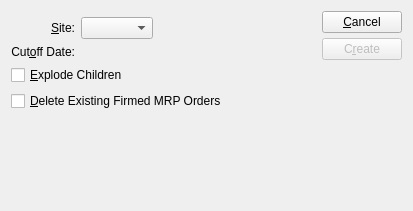
<?xml version="1.0" encoding="UTF-8"?>
<ui version="4.0">
 <comment>This file is part of the xTuple ERP: PostBooks Edition, a free and
open source Enterprise Resource Planning software suite,
Copyright (c) 1999-2018 by OpenMFG LLC, d/b/a xTuple.
It is licensed to you under the Common Public Attribution License
version 1.0, the full text of which (including xTuple-specific Exhibits)
is available at www.xtuple.com/CPAL.  By using this software, you agree
to be bound by its terms.</comment>
 <class>createPlannedOrdersByItem</class>
 <widget class="QDialog" name="createPlannedOrdersByItem">
  <property name="geometry">
   <rect>
    <x>0</x>
    <y>0</y>
    <width>413</width>
    <height>211</height>
   </rect>
  </property>
  <property name="windowTitle">
   <string>Run MRP by Item</string>
  </property>
  <layout class="QHBoxLayout">
   <item>
    <layout class="QVBoxLayout">
     <property name="spacing">
      <number>0</number>
     </property>
     <item>
      <layout class="QVBoxLayout">
       <item>
        <widget class="ItemCluster" name="_item">
         <property name="focusPolicy">
          <enum>Qt::StrongFocus</enum>
         </property>
        </widget>
       </item>
       <item>
        <layout class="QHBoxLayout">
         <item>
          <layout class="QGridLayout">
           <item row="0" column="0">
            <widget class="QLabel" name="_warehouseLit">
             <property name="text">
              <string>&amp;Site:</string>
             </property>
             <property name="alignment">
              <set>Qt::AlignRight|Qt::AlignTrailing|Qt::AlignVCenter</set>
             </property>
             <property name="margin">
              <number>2</number>
             </property>
             <property name="buddy">
              <cstring>_warehouse</cstring>
             </property>
            </widget>
           </item>
           <item row="0" column="1">
            <layout class="QHBoxLayout">
             <property name="spacing">
              <number>0</number>
             </property>
             <property name="margin">
              <number>0</number>
             </property>
             <item>
              <widget class="WComboBox" name="_warehouse">
               <property name="enabled">
                <bool>true</bool>
               </property>
              </widget>
             </item>
             <item>
              <spacer>
               <property name="orientation">
                <enum>Qt::Horizontal</enum>
               </property>
               <property name="sizeType">
                <enum>QSizePolicy::Preferred</enum>
               </property>
               <property name="sizeHint" stdset="0">
                <size>
                 <width>20</width>
                 <height>0</height>
                </size>
               </property>
              </spacer>
             </item>
            </layout>
           </item>
           <item row="1" column="0">
            <widget class="QLabel" name="_cutOffDateLit">
             <property name="text">
              <string>Cut&amp;off Date:</string>
             </property>
             <property name="alignment">
              <set>Qt::AlignRight|Qt::AlignTrailing|Qt::AlignVCenter</set>
             </property>
             <property name="margin">
              <number>2</number>
             </property>
             <property name="buddy">
              <cstring>_cutOffDate</cstring>
             </property>
            </widget>
           </item>
           <item row="1" column="1">
            <widget class="DLineEdit" name="_cutOffDate">
             <property name="sizePolicy">
              <sizepolicy hsizetype="Preferred" vsizetype="Fixed">
               <horstretch>0</horstretch>
               <verstretch>0</verstretch>
              </sizepolicy>
             </property>
             <property name="maximumSize">
              <size>
               <width>100</width>
               <height>32767</height>
              </size>
             </property>
            </widget>
           </item>
          </layout>
         </item>
         <item>
          <spacer>
           <property name="orientation">
            <enum>Qt::Horizontal</enum>
           </property>
           <property name="sizeType">
            <enum>QSizePolicy::Expanding</enum>
           </property>
           <property name="sizeHint" stdset="0">
            <size>
             <width>20</width>
             <height>20</height>
            </size>
           </property>
          </spacer>
         </item>
        </layout>
       </item>
       <item>
        <widget class="XCheckBox" name="_explodeChildren">
         <property name="text">
          <string>&amp;Explode Children</string>
         </property>
        </widget>
       </item>
       <item>
        <widget class="XCheckBox" name="_deleteFirmed">
         <property name="text">
          <string>&amp;Delete Existing Firmed MRP Orders</string>
         </property>
        </widget>
       </item>
      </layout>
     </item>
     <item>
      <spacer>
       <property name="orientation">
        <enum>Qt::Vertical</enum>
       </property>
       <property name="sizeType">
        <enum>QSizePolicy::Expanding</enum>
       </property>
       <property name="sizeHint" stdset="0">
        <size>
         <width>20</width>
         <height>16</height>
        </size>
       </property>
      </spacer>
     </item>
    </layout>
   </item>
   <item>
    <layout class="QVBoxLayout">
     <property name="spacing">
      <number>5</number>
     </property>
     <property name="margin">
      <number>0</number>
     </property>
     <item>
      <widget class="QPushButton" name="_close">
       <property name="text">
        <string>&amp;Cancel</string>
       </property>
      </widget>
     </item>
     <item>
      <widget class="QPushButton" name="_create">
       <property name="enabled">
        <bool>false</bool>
       </property>
       <property name="text">
        <string>C&amp;reate</string>
       </property>
       <property name="default">
        <bool>true</bool>
       </property>
      </widget>
     </item>
     <item>
      <spacer>
       <property name="orientation">
        <enum>Qt::Vertical</enum>
       </property>
       <property name="sizeType">
        <enum>QSizePolicy::Expanding</enum>
       </property>
       <property name="sizeHint" stdset="0">
        <size>
         <width>20</width>
         <height>20</height>
        </size>
       </property>
      </spacer>
     </item>
    </layout>
   </item>
  </layout>
 </widget>
 <layoutdefault spacing="6" margin="11"/>
 <customwidgets>
  <customwidget>
   <class>DLineEdit</class>
   <extends>QWidget</extends>
   <header>datecluster.h</header>
   <container>1</container>
  </customwidget>
  <customwidget>
   <class>ItemCluster</class>
   <extends>QWidget</extends>
   <header>itemcluster.h</header>
   <container>1</container>
  </customwidget>
  <customwidget>
   <class>WComboBox</class>
   <extends>XComboBox</extends>
   <header>wcombobox.h</header>
  </customwidget>
  <customwidget>
   <class>XCheckBox</class>
   <extends>QCheckBox</extends>
   <header>xcheckbox.h</header>
  </customwidget>
  <customwidget>
   <class>XComboBox</class>
   <extends>QComboBox</extends>
   <header>xcombobox.h</header>
  </customwidget>
 </customwidgets>
 <tabstops>
  <tabstop>_item</tabstop>
  <tabstop>_warehouse</tabstop>
  <tabstop>_cutOffDate</tabstop>
  <tabstop>_explodeChildren</tabstop>
  <tabstop>_deleteFirmed</tabstop>
  <tabstop>_create</tabstop>
  <tabstop>_close</tabstop>
 </tabstops>
 <resources/>
 <connections>
  <connection>
   <sender>_item</sender>
   <signal>valid(bool)</signal>
   <receiver>_create</receiver>
   <slot>setEnabled(bool)</slot>
   <hints>
    <hint type="sourcelabel">
     <x>20</x>
     <y>20</y>
    </hint>
    <hint type="destinationlabel">
     <x>20</x>
     <y>20</y>
    </hint>
   </hints>
  </connection>
  <connection>
   <sender>_item</sender>
   <signal>newId(int)</signal>
   <receiver>_warehouse</receiver>
   <slot>findItemsites(int)</slot>
   <hints>
    <hint type="sourcelabel">
     <x>20</x>
     <y>20</y>
    </hint>
    <hint type="destinationlabel">
     <x>20</x>
     <y>20</y>
    </hint>
   </hints>
  </connection>
  <connection>
   <sender>_close</sender>
   <signal>clicked()</signal>
   <receiver>createPlannedOrdersByItem</receiver>
   <slot>reject()</slot>
   <hints>
    <hint type="sourcelabel">
     <x>20</x>
     <y>20</y>
    </hint>
    <hint type="destinationlabel">
     <x>20</x>
     <y>20</y>
    </hint>
   </hints>
  </connection>
 </connections>
</ui>
